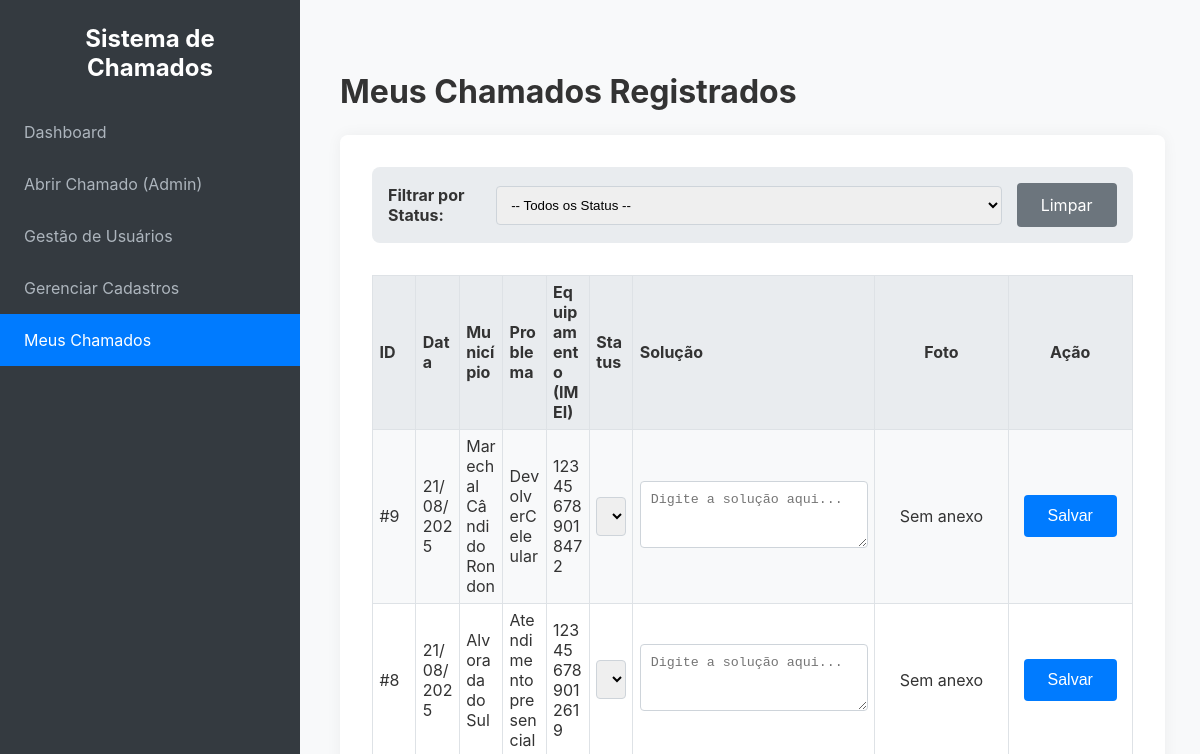
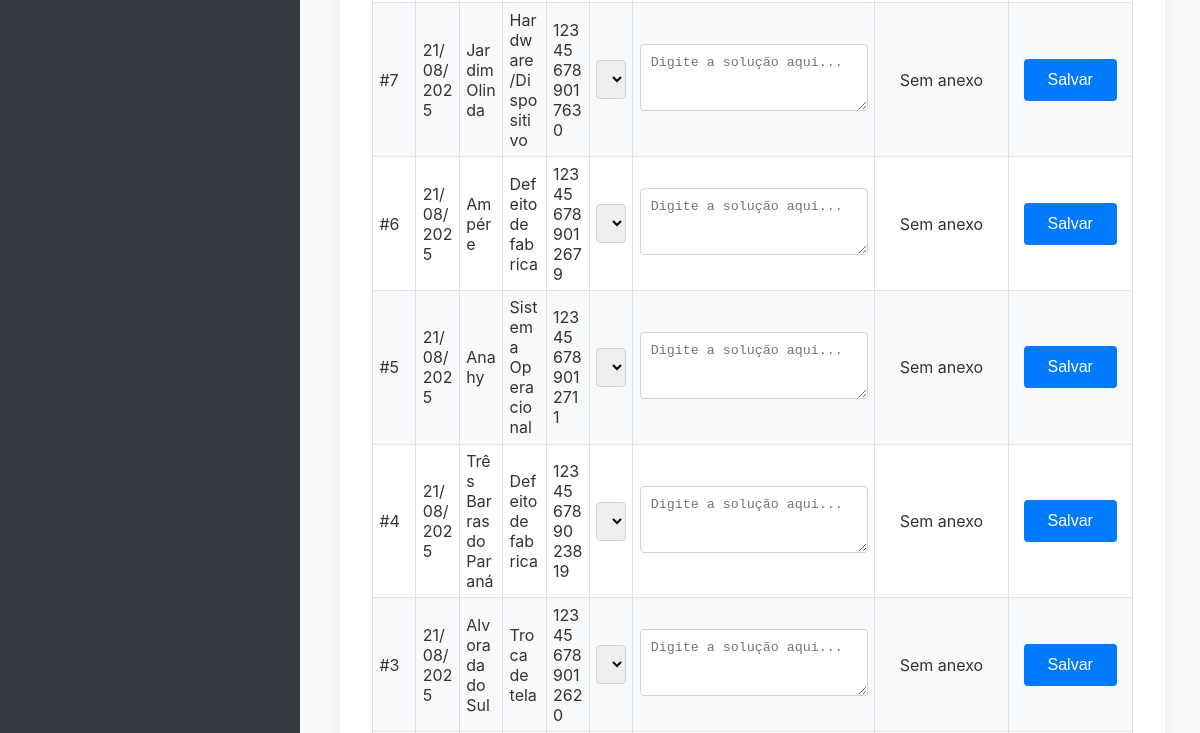
Page /meus_chamados (signed in, upper part) on the earlier database version (2 pictures, top to bottom).
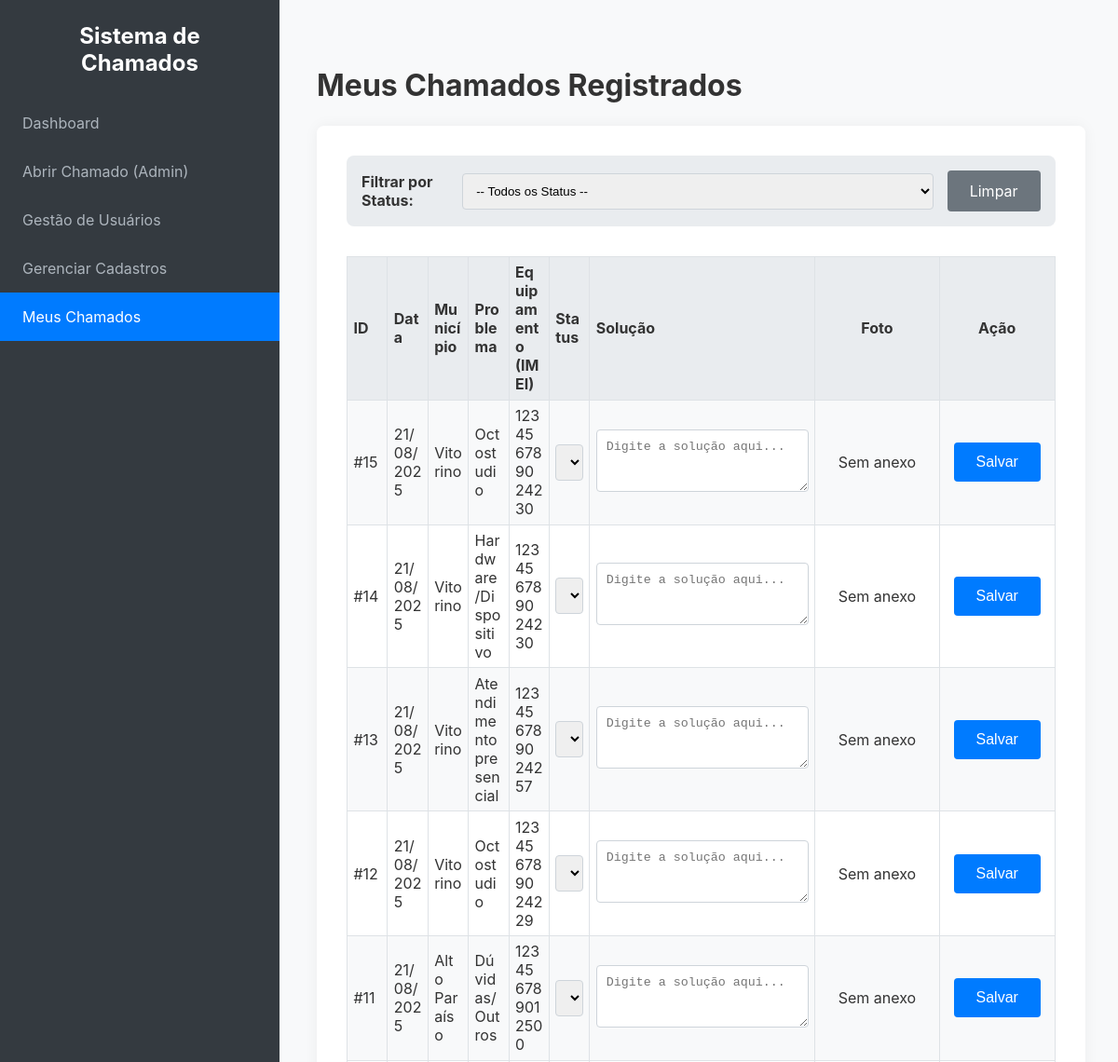
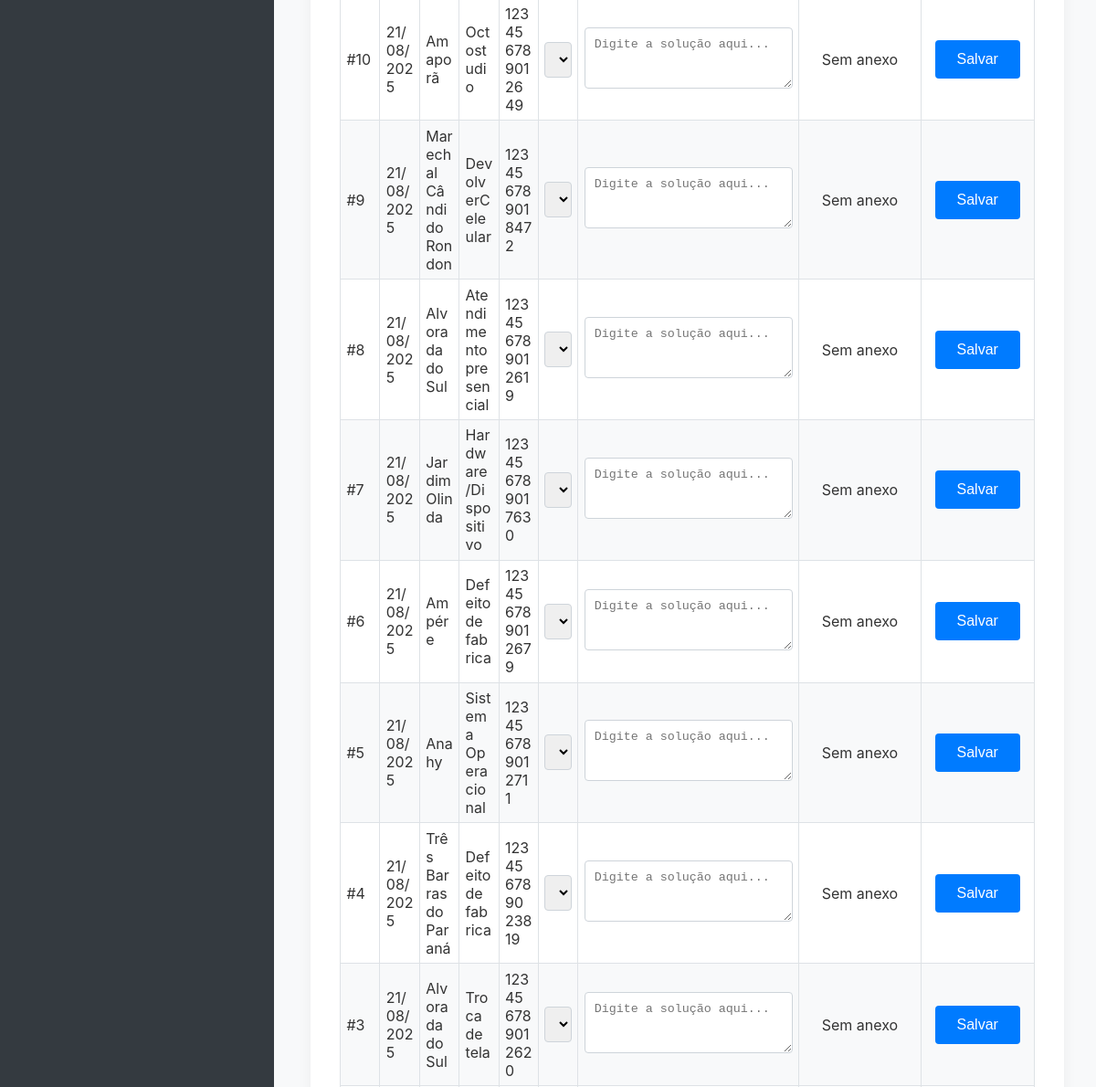
Same page on the later database version (2 pictures, top to bottom).
### tables this page shows
CREATE TABLE chamados (
        id INTEGER PRIMARY KEY AUTOINCREMENT,
        timestamp DATETIME DEFAULT CURRENT_TIMESTAMP,
        solicitante_email TEXT NOT NULL,
        municipio TEXT NOT NULL,
        smartphone_imei TEXT NOT NULL,
        tipo_problema_id INTEGER NOT NULL,
        observacoes TEXT NOT NULL,
        status_id INTEGER NOT NULL,
        foto TEXT,
        solucao TEXT,
        FOREIGN KEY (tipo_problema_id) REFERENCES tipos_problema (id),
        FOREIGN KEY (status_id) REFERENCES status (id)
    );

CREATE TABLE tipos_problema (
        id INTEGER PRIMARY KEY AUTOINCREMENT,
        nome TEXT UNIQUE NOT NULL
    );

CREATE TABLE status (
        id INTEGER PRIMARY KEY AUTOINCREMENT,
        nome TEXT UNIQUE NOT NULL
    );

### app.py (the view)
@app.route('/meus_chamados')
@login_required
def meus_chamados():
    db = get_db()
    status_options = db.execute('SELECT * FROM status ORDER BY id').fetchall()
    status_filter_id = request.args.get('status', None, type=int)
    query = """
        SELECT c.id, c.timestamp, c.municipio, c.smartphone_imei, c.observacoes, c.foto, c.solucao, c.status_id,
               s.nome as status_nome,
               tp.nome as tipo_problema_nome
        FROM chamados c
        JOIN status s ON c.status_id = s.id
        JOIN tipos_problema tp ON c.tipo_problema_id = tp.id
    """
    params = []
    conditions = []
    if not g.user['is_admin']:
        conditions.append("c.solicitante_email = ?")
        params.append(g.user['email'])
    if status_filter_id:
        conditions.append("c.status_id = ?")
        params.append(status_filter_id)
    if conditions:
        query += " WHERE " + " AND ".join(conditions)
    query += " ORDER BY c.timestamp DESC"
    todos_chamados = db.execute(query, tuple(params)).fetchall()
    db.close()
    return render_template('meus_chamados.html', chamados=todos_chamados, status_options=status_options,
                           status_filter_id=status_filter_id)

### app.py (called while the page is built)
def get_db():
    db = sqlite3.connect(DATABASE)
    db.row_factory = sqlite3.Row
    return db

def login_required(f):
    @wraps(f)
    def decorated_function(*args, **kwargs):
        if 'user_id' not in session:
            flash('Por favor, faça login para acessar esta página.', 'warning')
            return redirect(url_for('login'))
        return f(*args, **kwargs)
    return decorated_function

@app.before_request
def load_logged_in_user():
    user_id = session.get('user_id')
    if user_id is None:
        g.user = None
    else:
        db = get_db()
        g.user = db.execute('SELECT * FROM users WHERE id = ?', (user_id,)).fetchone()
        db.close()

@app.context_processor
def inject_user():
    return dict(user=g.user)

### templates/meus_chamados.html (shortened to what this page needs)
{% extends "layout.html" %}
{% block content %}
<div class="header">
    <h1>Meus Chamados Registrados</h1>
</div>
<div class="chamados-container">
    <form method="get" class="filter-form">
        <label for="status">Filtrar por Status:</label>
        <select name="status" id="status" onchange="this.form.submit()">
            <option value="">-- Todos os Status --</option>
        </select>
        <a href="{{ url_for('meus_chamados') }}" class="button-link" style="background-color: #6c757d;">Limpar</a>
    </form>
    {% if chamados %}
        <table>
            <thead>
                <tr>
                    <th>ID</th>
                    <th>Data</th>
                    <th>Município</th>
                    <th>Problema</th>
                    <th>Equipamento (IMEI)</th>
                    <th>Status</th>
                    <th class="col-solucao">Solução</th>
                    <th class="col-foto">Foto</th>
                    <th class="col-acao">Ação</th>
                </tr>
            </thead>
            <tbody>
                {% for chamado in chamados %}
                <tr>
                  <form action="{{ url_for('update_chamado', chamado_id=chamado.id) }}" method="post">
                    <td>#{{ chamado.id }}</td>
                    <td>{{ chamado.timestamp.split(' ')[0].split('-') | reverse | join('/') }}</td>
                    <td>{{ chamado.municipio }}</td>
                    <td>{{ chamado.tipo_problema_nome }}</td>
                    <td>{{ chamado.smartphone_imei }}</td>
                    <td>
                        <select name="status">
                            {% for option in status_options %}
                                <option value="{{ option.id }}" {% if option.id == chamado.status_id %}selected{% endif %}>
                                    {{ option.nome }}
                                </option>
                            {% endfor %}
                        </select>
                    </td>
                    <td class="col-solucao">
                        <textarea name="solucao" rows="3" placeholder="Digite a solução aqui...">{{ chamado.solucao or '' }}</textarea>
                    </td>
                    <td class="col-foto">
                        {% if chamado.foto %}
                            <a href="{{ url_for('display_image', filename=chamado.foto) }}" target="_blank">
                                <img src="{{ url_for('display_image', filename=chamado.foto) }}" alt="Foto do chamado" width="100">
                            </a>
                        {% else %}
                            Sem anexo
                        {% endif %}
                    </td>
                    <td class="col-acao">
                        <button type="submit">Salvar</button>
                    </td>
                  </form>
                </tr>
                {% endfor %}
            </tbody>
        </table>
    {% else %}
        <p style="text-align: center; margin-top: 1em;">Nenhum chamado encontrado com os filtros selecionados.</p>
    {% endif %}
</div>
{% endblock %}

### templates/layout.html (shortened to what this page needs)
<!DOCTYPE html>
<html lang="pt-BR">
<head>
    <link rel="stylesheet" href="{{ url_for('static', filename='style.css') }}">
</head>
<body>
    <div class="page-wrapper">
        <aside class="sidebar">
            <div class="sidebar-header">
                <h1 class="sidebar-title">Sistema de Chamados</h1>
            </div>
            {% if user %}
            <nav class="sidebar-nav">
                <ul>
                    {% if user.is_admin %}
                        <li><a href="{{ url_for('dashboard') }}" class="{{ 'active' if request.endpoint == 'dashboard' else '' }}">Dashboard</a></li>
                        <li><a href="{{ url_for('abrir_chamado_admin') }}" class="{{ 'active' if request.endpoint == 'abrir_chamado_admin' else '' }}">Abrir Chamado (Admin)</a></li>
                        <li><a href="{{ url_for('admin_index') }}" class="{{ 'active' if 'admin_index' in request.endpoint else '' }}">Gestão de Usuários</a></li>
                        <li><a href="{{ url_for('gerenciar_cadastros') }}" class="{{ 'active' if request.endpoint == 'gerenciar_cadastros' else '' }}">Gerenciar Cadastros</a></li>
                    {% else %}
                        <li><a href="{{ url_for('index') }}" class="{{ 'active' if request.endpoint == 'index' else '' }}">Abrir Chamado</a></li>
                    {% endif %}
                    <li><a href="{{ url_for('meus_chamados') }}" class="{{ 'active' if request.endpoint == 'meus_chamados' else '' }}">Meus Chamados</a></li>
                </ul>
            </nav>
            {% endif %}
        </aside>
        <main class="main-content">
            <div class="container">
                {% block content %}{% endblock %}
            </div>
        </main>
    </div>
</body>
</html>

### static/style.css (style rules this page uses)
body { font-family: -apple-system, BlinkMacSystemFont, "Segoe UI", Roboto, "Helvetica Neue", Arial, sans-serif; margin: 0; background-color: #f8f9fa; color: #333; }
.page-wrapper { display: flex; }
.container { width: 100%; max-width: 95%; margin: 1em auto; padding: 1.5em; }
h1, h2, h3 { margin-top: 0.5em; margin-bottom: 0.75em; }
.sidebar { width: 300px; background-color: #343a40; color: white; min-height: 100vh; display: flex; flex-direction: column; flex-shrink: 0; }
.sidebar-header { text-align: center; padding: 1.5em; }
.sidebar-title { margin: 0; }
.sidebar-nav { list-style-type: none; padding: 0; margin: 0; flex-grow: 1; }
.sidebar-nav ul { list-style-type: none; padding: 0; margin: 0; }
.sidebar-nav a { display: block; color: #adb5bd; text-decoration: none; padding: 1em 1.5em; transition: background-color 0.2s, color 0.2s; }
.sidebar-nav a.active { background-color: #007bff; color: white; }
.logout-button, .button-link { display: inline-flex; align-items: center; justify-content: center; text-align: center; color: white; padding: 0.75em 1.5em; border-radius: 4px; text-decoration: none; transition: background-color 0.2s; border: none; cursor: pointer; font-size: 1em; }
.main-content { flex-grow: 1; padding: 1em; overflow-x: auto; }
label { display: block; margin-bottom: 0.5em; font-weight: bold; }
input[type="text"], input[type="email"], input[type="tel"], input[type="password"], select, textarea { width: 100%; padding: 0.75em; border: 1px solid #ced4da; border-radius: 4px; box-sizing: border-box; }
button[type="submit"] { background-color: #007bff; color: white; border: none; padding: 0.75em 1.5em; border-radius: 4px; cursor: pointer; font-size: 1em; transition: background-color 0.2s; }
table { width: 100%; border-collapse: collapse; margin-bottom: 1.5em; background: white; table-layout: fixed; }
th, td { border: 1px solid #dee2e6; padding: 0.75em; text-align: left; vertical-align: middle; word-wrap: break-word; }
th { background-color: #e9ecef; }
tbody tr:nth-child(odd) { background-color: #f8f9fa; }
.chamados-container { background-color: white; padding: 2em; border-radius: 8px; box-shadow: 0 0 15px rgba(0,0,0,0.05); }
.chamados-container table textarea { width: 100%; max-width: 100%; min-width: 100%; resize: vertical; box-sizing: border-box; min-height: 50px; }
.col-solucao { width: 30%; }
.col-foto { width: 120px; text-align: center; }
.col-acao { width: 110px; text-align: center; }
.chamados-container th, .chamados-container td { padding: 0.4em; }
.filter-form { background-color: #e9ecef; padding: 1em; border-radius: 8px; margin-bottom: 2em; display: flex; align-items: center; gap: 15px; }
.filter-form label { margin-bottom: 0; }
.filter-form select { min-width: 200px; }

Differences in the rows shown:
added chamados: id "15", timestamp.split|reverse "21/08/2025", municipio "Vitorino", tipo_problema_nome "Octostudio", smartphone_imei "123456789024230", status "Aberto"
added chamados: id "14", timestamp.split|reverse "21/08/2025", municipio "Vitorino", tipo_problema_nome "Hardware/Dispositivo", smartphone_imei "123456789024230", status "Cancelado"
added chamados: id "13", timestamp.split|reverse "21/08/2025", municipio "Vitorino", tipo_problema_nome "Atendimento presencial", smartphone_imei "123456789024257", status "Aberto"
added chamados: id "12", timestamp.split|reverse "21/08/2025", municipio "Vitorino", tipo_problema_nome "Octostudio", smartphone_imei "123456789024229", status "Aberto"
added chamados: id "11", timestamp.split|reverse "21/08/2025", municipio "Alto Paraíso", tipo_problema_nome "Dúvidas/Outros", smartphone_imei "123456789012500", status "Aberto"
added chamados: id "10", timestamp.split|reverse "21/08/2025", municipio "Amaporã", tipo_problema_nome "Octostudio", smartphone_imei "123456789012649", status "Aberto"
